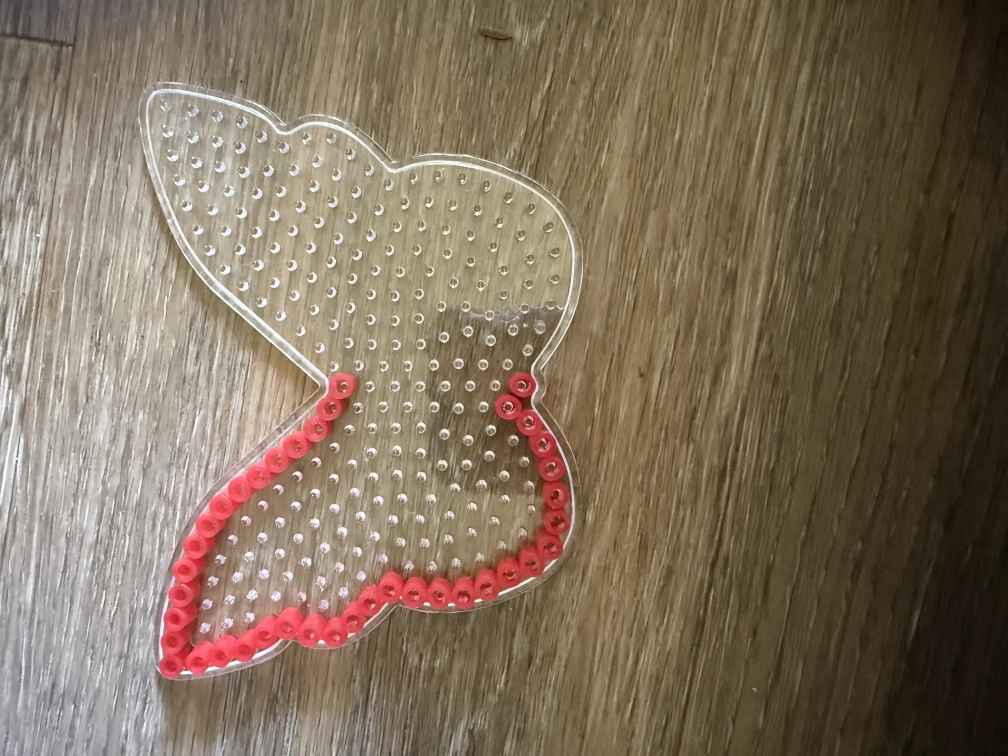
#> input picture IMG_6197.jpeg, 4032 x 3024 px (shown at 1/4 size)
$ python make-seamless-background.py ../IMG_6197.jpeg
#> lines starting #> are read from the running program, lines starting #| are printed output that depends on the picture
#| note: source is 4032x3024, not square
#!/usr/bin/env python3
"""
Regenerate public/assets/page-background.webp as a seamlessly tileable image.

The source art (a 556px lowpoly square) is not tileable: opposite edges differ
by a mean of ~55/255 where adjacent interior columns differ by ~1.4, so tiling
it shows a hard grid at every tile boundary.

Fix: shift the image by half a tile and cross-fade toward the shifted copy near
each border. Border pixels then come from the *interior* of the original, which
is continuous across the wrap, so tile N's last column and tile N+1's first
column are neighbours in the original art.

The two passes must be SEPARABLE (one axis at a time). A single 2D min(x, y)
mask dips near the top and bottom edges along the tile's vertical centre line,
which re-exposes the original seam there. Blending one axis at a time keeps the
rolled copy's own discontinuity at full mask weight, where it contributes zero.

Usage:  python3 scripts/make-seamless-background.py <source-image>
Requires: pillow, numpy.
"""

import sys
import pathlib
import numpy as np
from PIL import Image

# Blend radius as a FRACTION of the tile edge, not a pixel count, so the heal
# does not silently regress if the source tile ever changes size.
# 0.16 of a 556px tile ~= 89px. Larger = smoother transition but flatter
# contrast; smaller = more contrast retained but a tighter blend band.
BLEND_RATIO = 0.16

WEBP_QUALITY = 84
OUT = pathlib.Path(__file__).resolve().parent.parent / "public" / "assets" / "page-background.webp"


def smoothstep(t):
    t = np.clip(t, 0.0, 1.0)
    return t * t * (3.0 - 2.0 * t)


def heal(a, blend_ratio=BLEND_RATIO):
    """Return a seamlessly tileable copy of RGB float array `a`."""
#> called with blend_ratio = 0.16
    h, w, _ = a.shape
#> h = 3024; w = 4032

    # Pass 1 - horizontal only. Mask depends on x alone, so the rolled copy's
    # vertical discontinuity (at x == w/2, where the mask is 1) contributes nothing.
    dx = max(1.0, blend_ratio * w)
#> dx = 645.1
    mx = smoothstep(np.minimum(np.arange(w), w - 1 - np.arange(w)) / dx)[None, :, None]
    a = a * mx + np.roll(a, w // 2, axis=1) * (1.0 - mx)
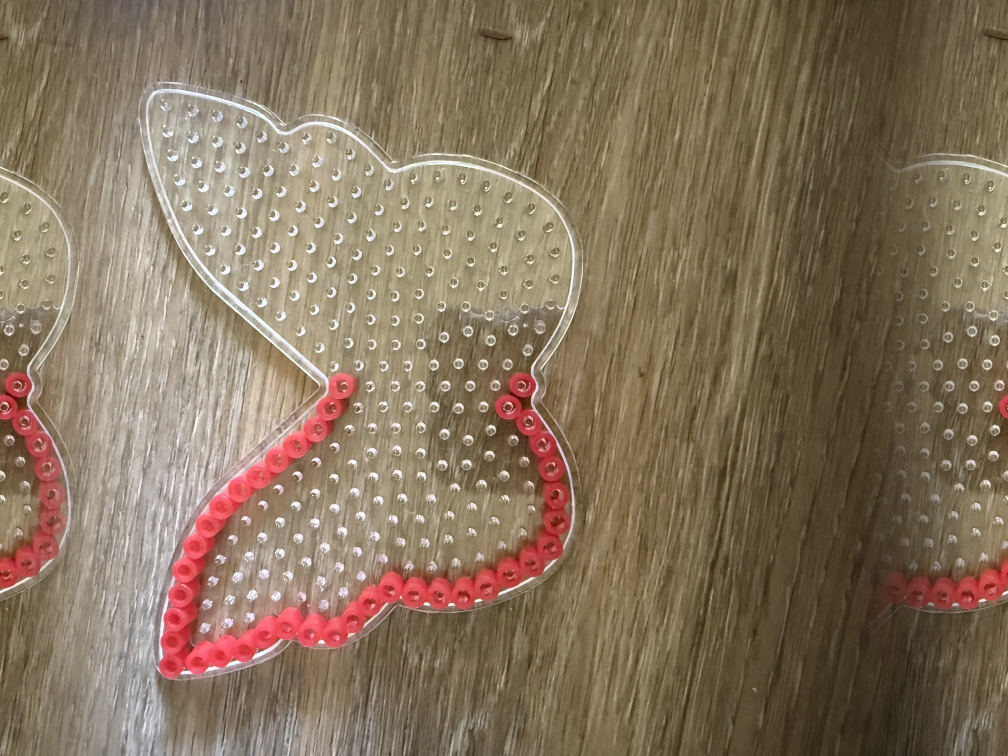
#> a: shape (3024, 4032, 3) float64 (shown at 1/4 size); mean of channels 0, 1, 2 134.1, 115.6, 93.3; drawn as R, G, B

    # Pass 2 - vertical only, same argument by symmetry.
    dy = max(1.0, blend_ratio * h)
#> dy = 483.8
    my = smoothstep(np.minimum(np.arange(h), h - 1 - np.arange(h)) / dy)[:, None, None]
    a = a * my + np.roll(a, h // 2, axis=0) * (1.0 - my)
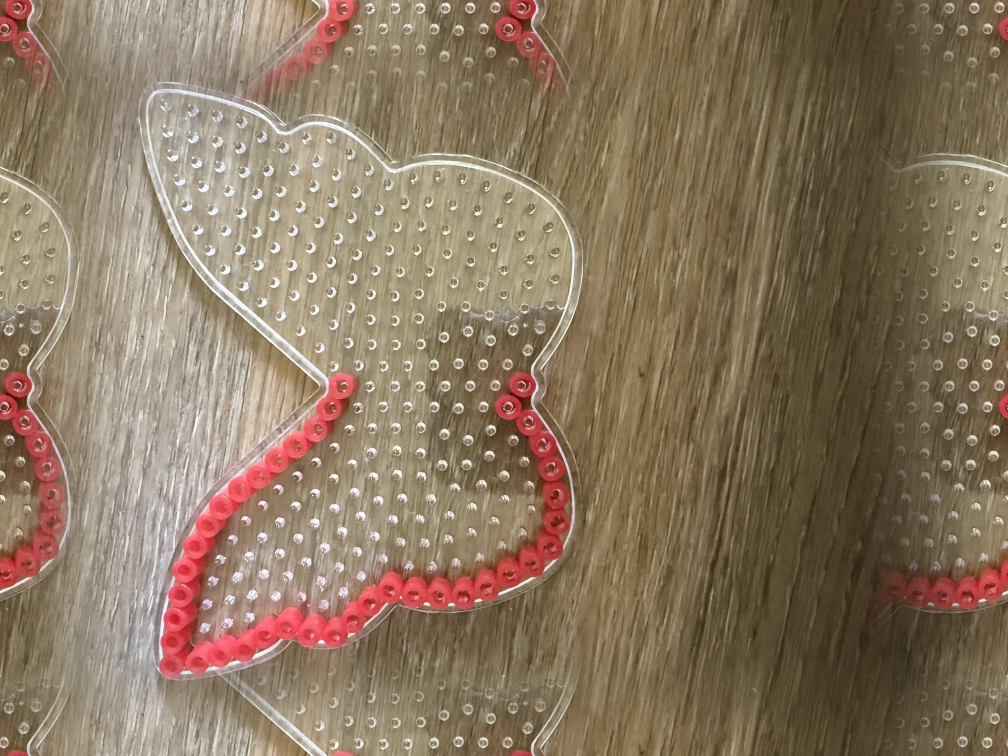
#> a: shape (3024, 4032, 3) float64 (shown at 1/4 size); mean of channels 0, 1, 2 138.4, 118.9, 96.4; drawn as R, G, B

    return a


def report(original, healed):
    """Print the checks that matter. A tile is seamless when the step across the
    join is no larger than the largest step already present inside the tile."""
    o = healed.astype(int)
    print("  edge delta   H %.2f  V %.2f" % (
        abs(o[:, -1, :] - o[:, 0, :]).mean(),
        abs(o[-1, :, :] - o[0, :, :]).mean()))
#|   edge delta   H 4.02  V 1.88
    print("  interior ref %.2f" % abs(o[:, 278 % o.shape[1], :] - o[:, (278 % o.shape[1]) + 1, :]).mean())
#|   interior ref 3.22

    g = healed.mean(2)
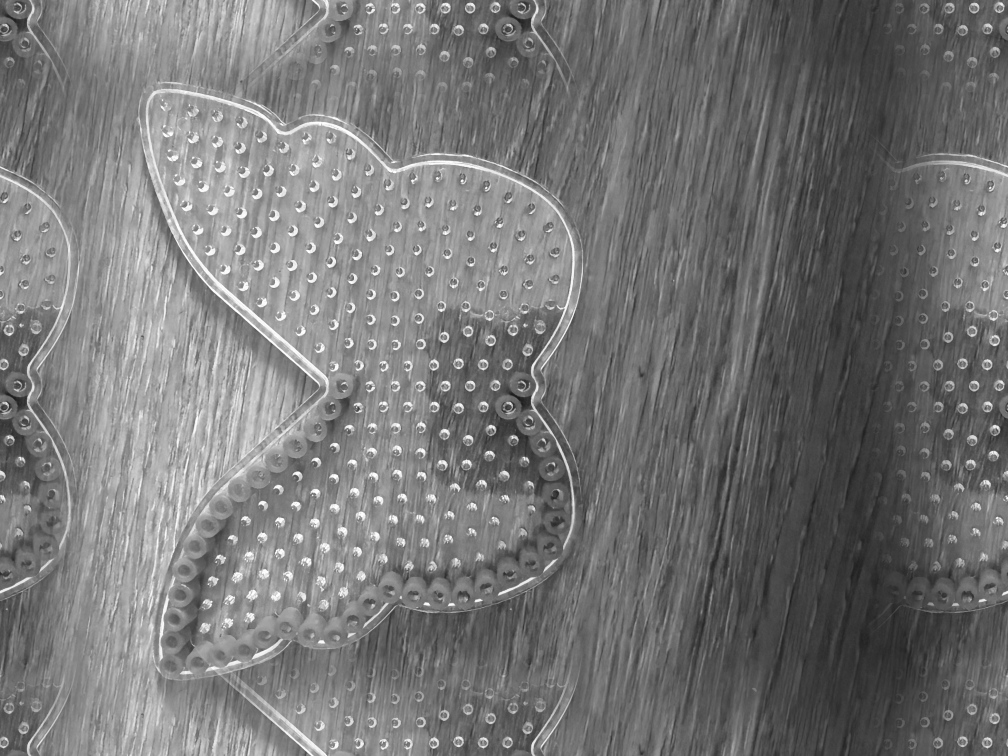
#> g: shape (3024, 4032) float64 (shown at 1/4 size); min 23, max 255, mean 117.9
    for name, tiled in (("horizontal", np.concatenate([g, g], axis=1)),
                        ("vertical", np.concatenate([g, g], axis=0).T)):
        d = abs(np.diff(tiled, axis=1)).mean(0)
        join = d[g.shape[1] - 1] if name == "horizontal" else d[g.shape[0] - 1]
        print("  %-10s join step %.2f vs worst interior %.2f  %s"
              % (name, join, d.max(), "OK" if join <= d.max() else "SEAM"))
#> this loop made 2 passes
#> (name, join) on passes 1 to 2: ('horizontal', 3.91), ('vertical', 1.85)
#|   horizontal join step 3.91 vs worst interior 6.02  OK
#|   vertical   join step 1.85 vs worst interior 3.95  OK

    print("  contrast retained %.0f%%" % (100 * healed.mean(2).std() / original.mean(2).std()))
#|   contrast retained 81%


def main():
    if len(sys.argv) != 2:
        sys.exit(__doc__)
    src = pathlib.Path(sys.argv[1])
    original = np.asarray(Image.open(src).convert("RGB")).astype(float)
    if original.shape[0] != original.shape[1]:
        print("note: source is %dx%d, not square" % (original.shape[1], original.shape[0]))

    healed = heal(original)
    report(original, healed)

    OUT.parent.mkdir(parents=True, exist_ok=True)
    Image.fromarray(healed.round().clip(0, 255).astype("uint8")).save(
        OUT, "WEBP", quality=WEBP_QUALITY, method=6)
#> (the run stopped early here; a loop or call above may not have finished)

$ run again, on IMG_6201.jpeg
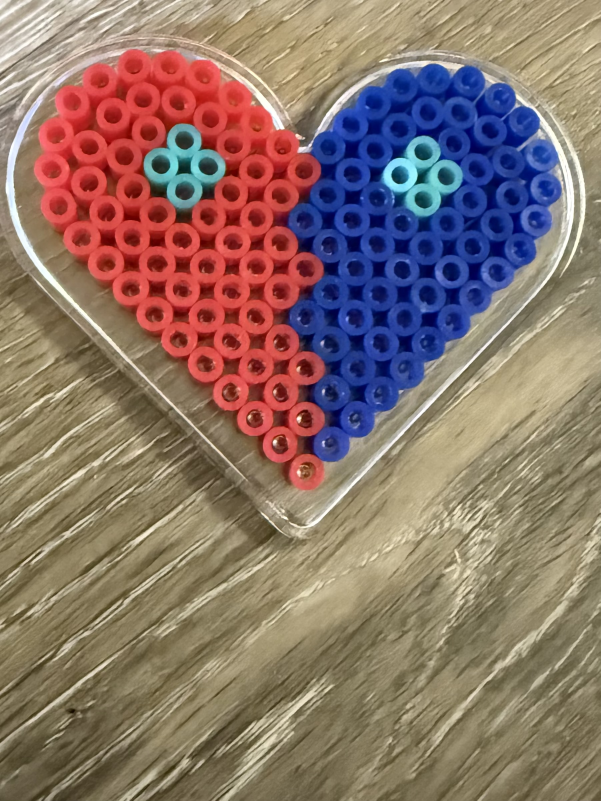
#> input picture IMG_6201.jpeg, 1802 x 2402 px (shown at 1/3 size)
#| note: source is 1802x2402, not square
#> in heal, `a = a * my + np.roll(a, h // 2, axis=0) * (1.0 - my)`:
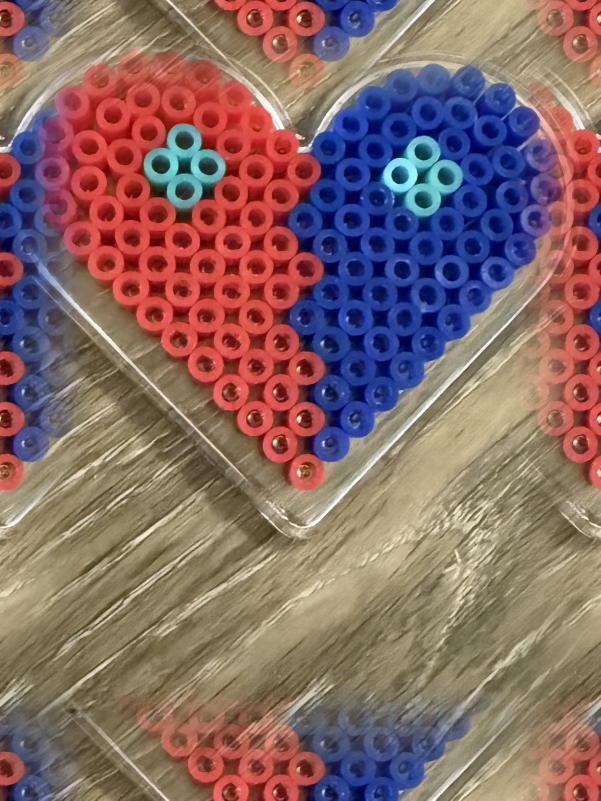
#> a: shape (2402, 1802, 3) float64 (shown at 1/3 size); mean of channels 0, 1, 2 133.9, 105.8, 102.5; drawn as R, G, B
#|   edge delta   H 3.57  V 3.09
#|   interior ref 2.57
#> in report, `g = healed.mean(2)`:
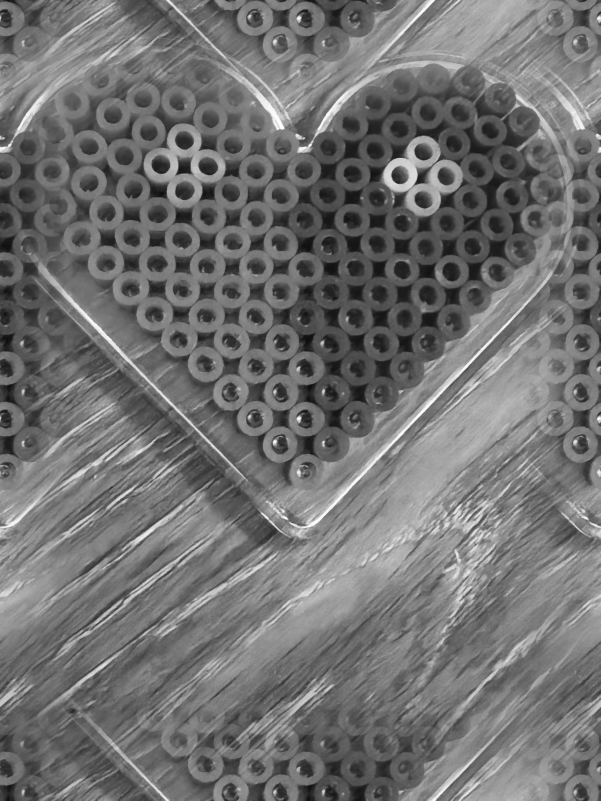
#> g: shape (2402, 1802) float64 (shown at 1/3 size); min 9.67, max 255, mean 114.1
#> the loop in report, `for name, tiled in (("horizontal", np.concatenate([g, g], axis=1)), ("..` made 2 passes
#> (name, join) on passes 1 to 2: ('horizontal', 3.37), ('vertical', 2.96)
#> (printed output is left out)
#|   contrast retained 93%

$ run again, on IMG_6202.jpeg
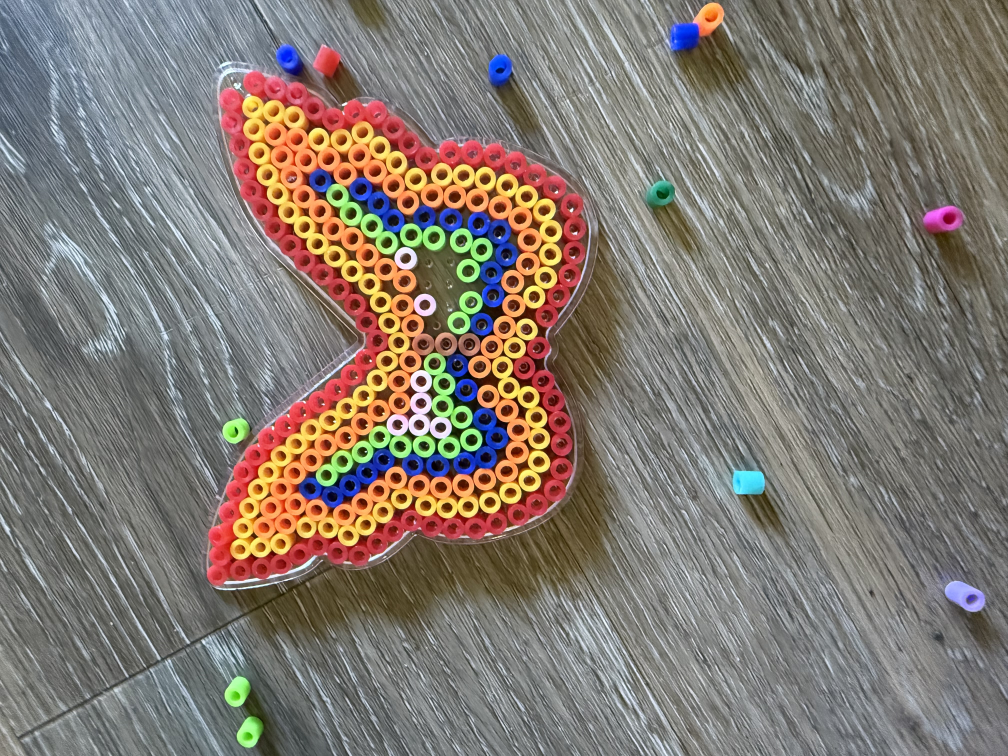
#> input picture IMG_6202.jpeg, 4032 x 3024 px (shown at 1/4 size)
#| note: source is 4032x3024, not square
#> in heal, `a = a * my + np.roll(a, h // 2, axis=0) * (1.0 - my)`:
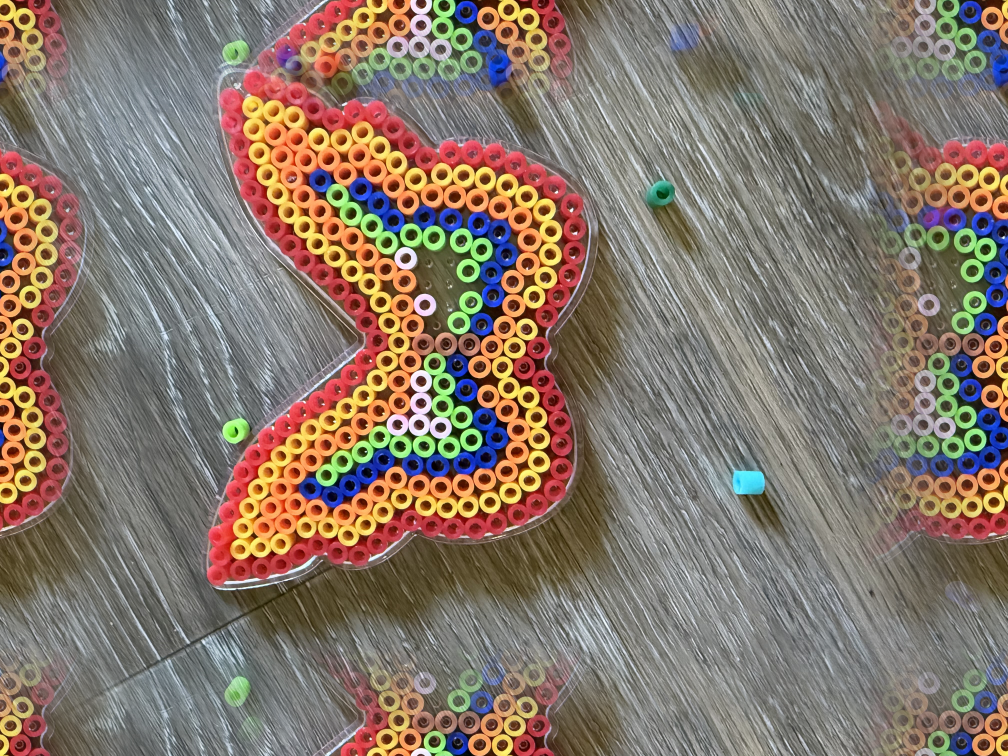
#> a: shape (3024, 4032, 3) float64 (shown at 1/4 size); mean of channels 0, 1, 2 134.6, 119.8, 107.5; drawn with min black and max white
#|   edge delta   H 6.04  V 7.00
#|   interior ref 5.11
#> in report, `g = healed.mean(2)`:
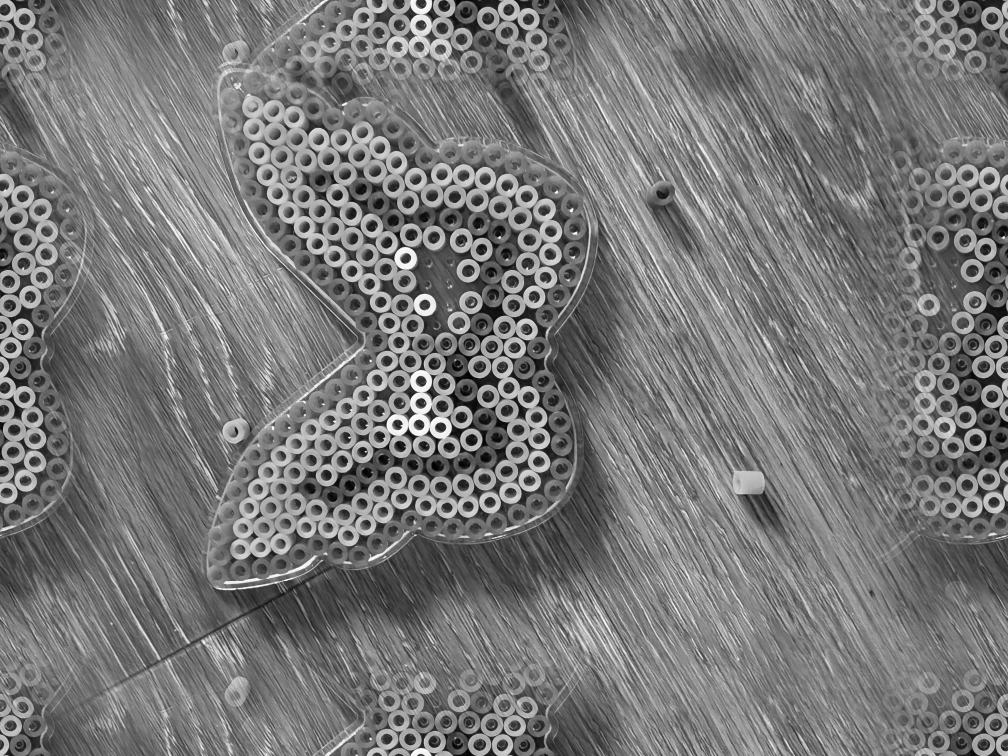
#> g: shape (3024, 4032) float64 (shown at 1/4 size); min 0, max 255, mean 120.6
#> the loop in report, `for name, tiled in (("horizontal", np.concatenate([g, g], axis=1)), ("..` made 2 passes
#> (name, join) on passes 1 to 2: ('horizontal', 5.72), ('vertical', 6.9)
#> (printed output is left out)
#|   contrast retained 105%

$ run again, on IMG_6208.jpeg
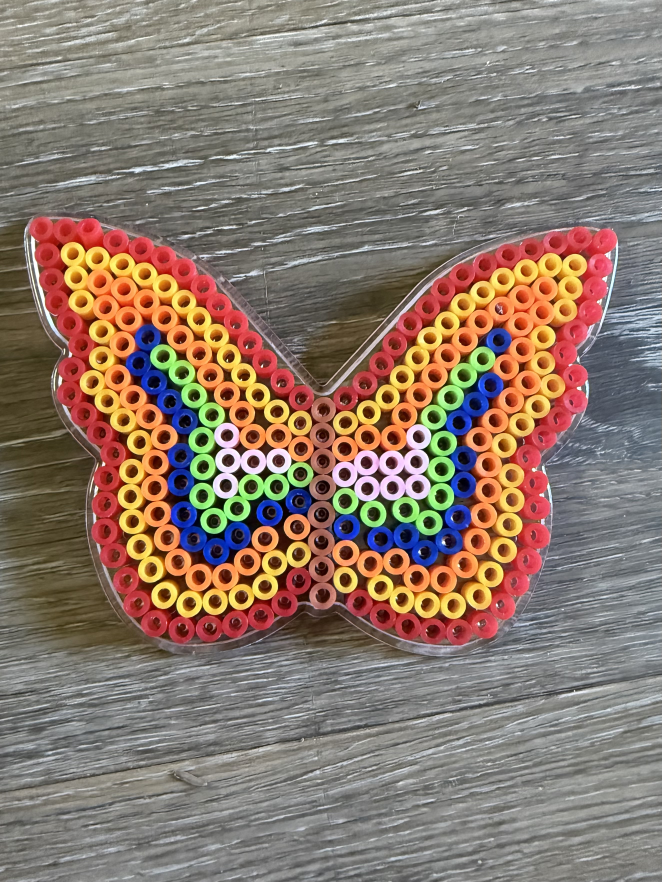
#> input picture IMG_6208.jpeg, 2645 x 3527 px (shown at 1/4 size)
#| note: source is 2645x3527, not square
#> in heal, `a = a * my + np.roll(a, h // 2, axis=0) * (1.0 - my)`:
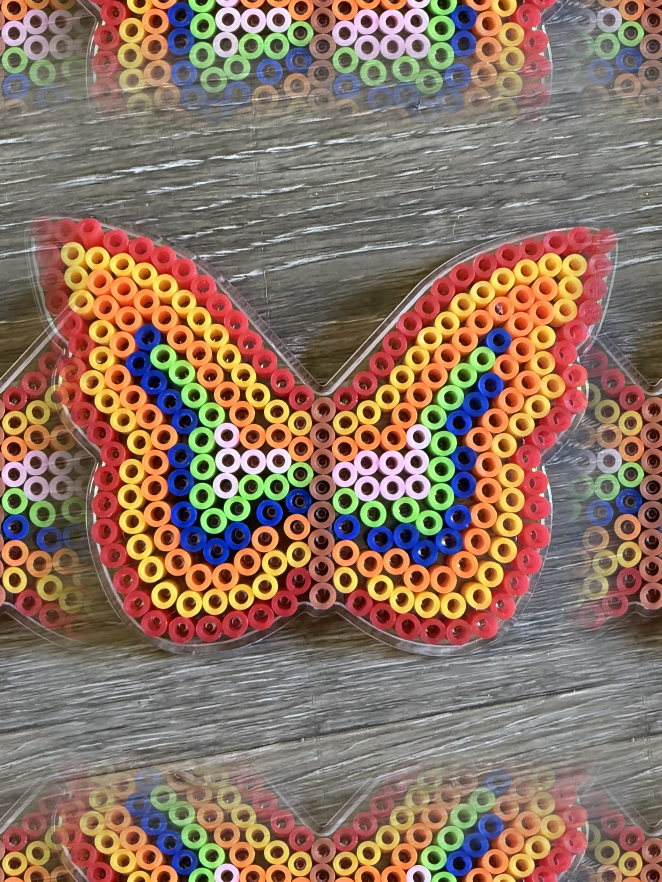
#> a: shape (3527, 2645, 3) float64 (shown at 1/4 size); mean of channels 0, 1, 2 140.4, 115.2, 99.5; drawn with min black and max white
#|   edge delta   H 2.78  V 4.22
#|   interior ref 2.16
#> in report, `g = healed.mean(2)`:
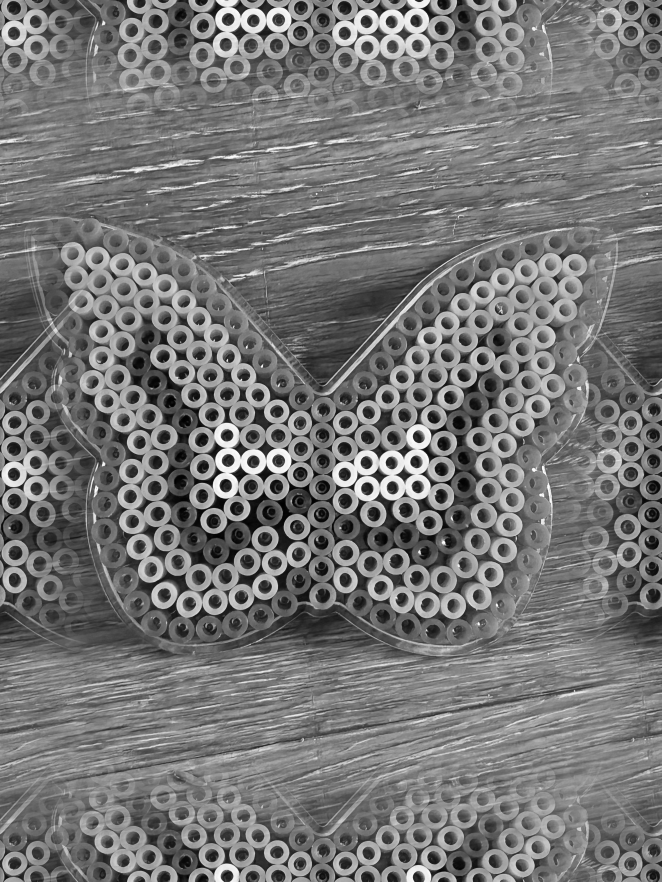
#> g: shape (3527, 2645) float64 (shown at 1/4 size); min 0, max 255, mean 118.3
#> the loop in report, `for name, tiled in (("horizontal", np.concatenate([g, g], axis=1)), ("..` made 2 passes
#> (name, join) on passes 1 to 2: ('horizontal', 2.73), ('vertical', 4.09)
#> (printed output is left out)
#|   contrast retained 107%
